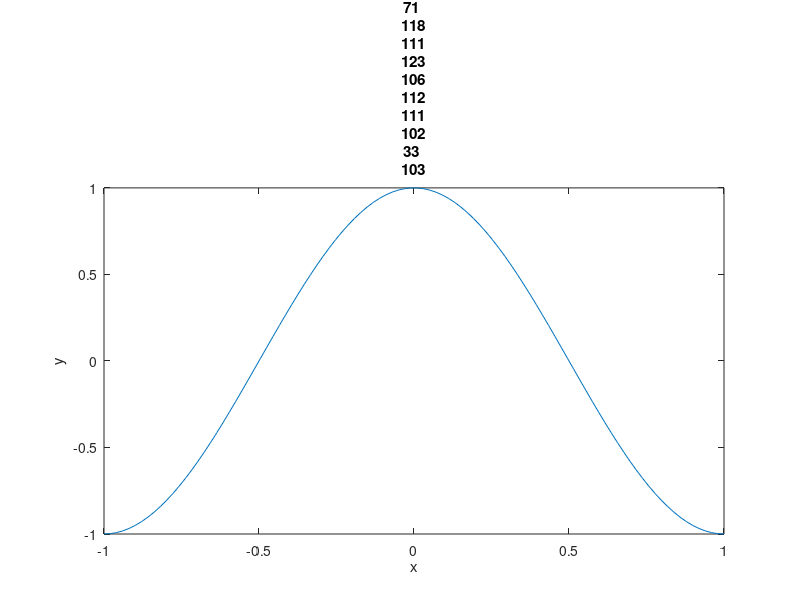
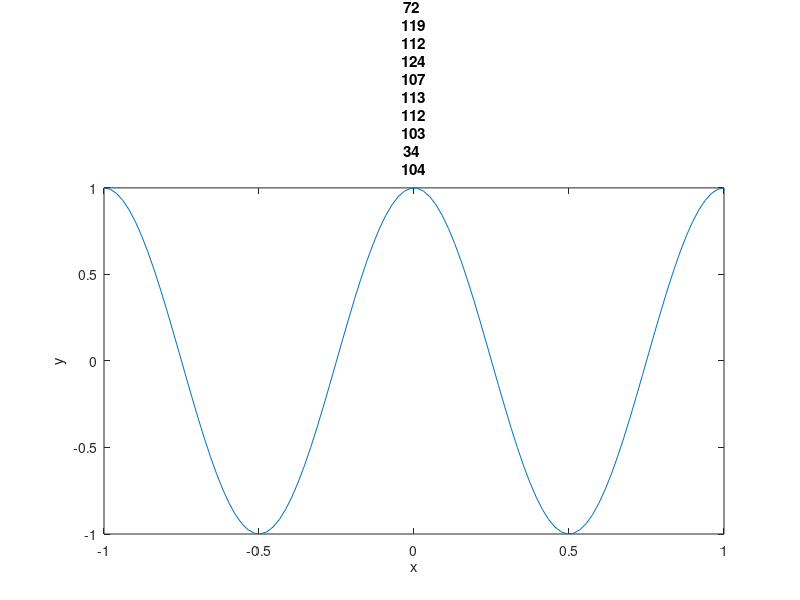
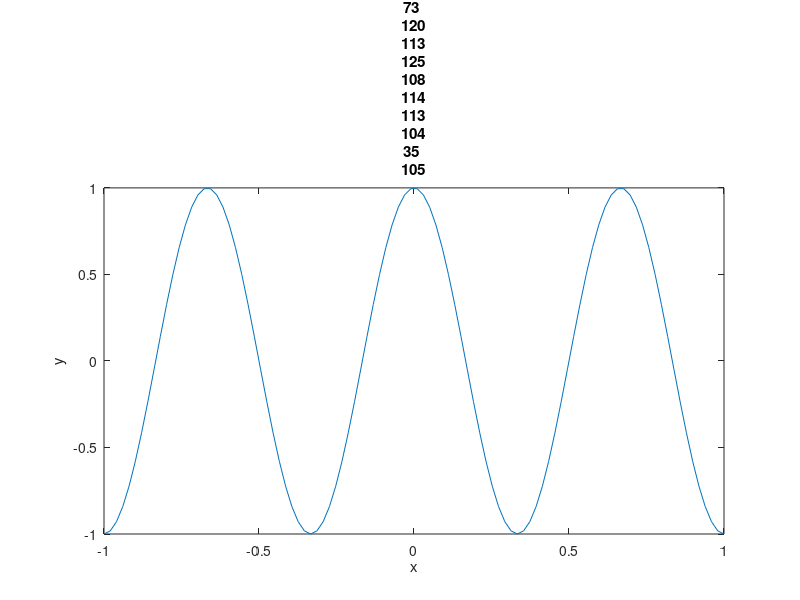

Write the MATLAB code that produced these figures, in order.
% Esercizio 11

% Dati
f = @(k,x) cos(k * pi * x);
x = linspace(-1,1);

for k = 1:3
    figure(k)
    plot(x,f(k,x))
    title("Funzione f" + k)
    xlabel("x")
    ylabel("y")
end
